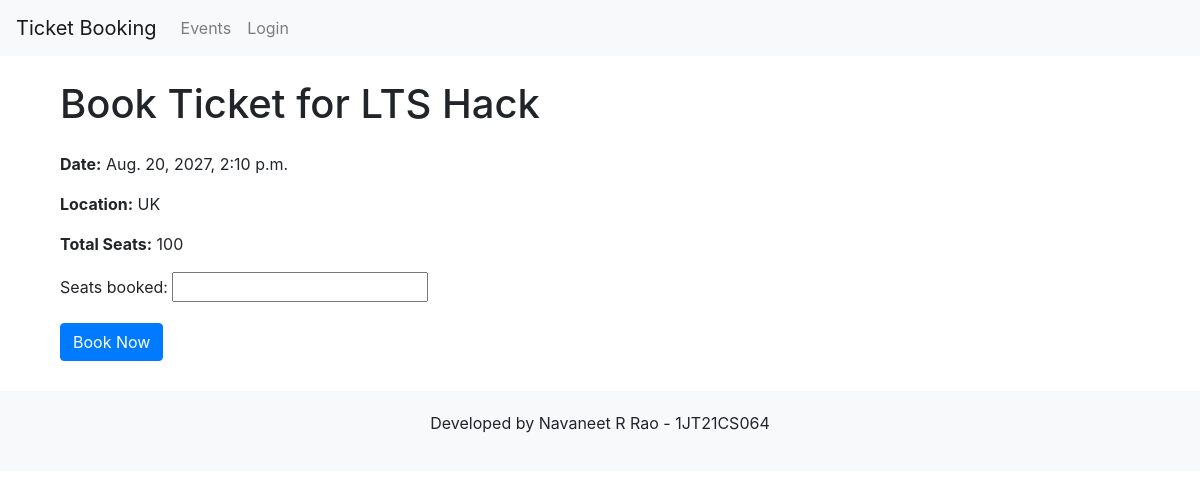
/book/2/, run on the app's committed database.
### booking/models.py (models this page shows, shortened)
class Event(models.Model):
    name = models.CharField(max_length=100)
    date = models.DateTimeField()
    location = models.CharField(max_length=255)
    total_seats = models.PositiveIntegerField()

### booking/views.py (the view)
# urls.py: path('book/<int:event_id>/', book_ticket, name='book_ticket'),
def book_ticket(request, event_id):
    event = get_object_or_404(Event, id=event_id)
    if request.method == 'POST':
        form = BookingForm(request.POST)
        if form.is_valid():
            booking = form.save(commit=False)
            booking.event = event
            booking.user = request.user
            booking.save()
            return redirect('my_bookings')  # Redirect to a page showing user's bookings
    else:
        form = BookingForm()
    return render(request, 'booking/book_ticket.html', {'form': form, 'event': event})

### booking/forms.py
class BookingForm(forms.ModelForm):
    class Meta:
        model = Booking
        fields = ['seats_booked']

### booking/templates/booking/book_ticket.html (shortened to what this page needs)
{% extends 'base.html' %}
{% block content %}
<div class="container">
  <h1 class="my-4">Book Ticket for {{ event.name }}</h1>
  <p><strong>Date:</strong> {{ event.date }}</p>
  <p><strong>Location:</strong> {{ event.location }}</p>
  <p><strong>Total Seats:</strong> {{ event.total_seats }}</p>
  <form method="post">
    <div class="form-group">
      {{ form.seats_booked.label_tag }}
      {{ form.seats_booked }}
    </div>
    <button type="submit" class="btn btn-primary">Book Now</button>
  </form>
</div>
{% endblock %}

### booking/templates/base.html (style rules this page uses)
body { padding-top: 56px; }

### data on the page
Event: name "LTS Hack", date "Aug. 20, 2027, 2:10 p.m.", location "UK", total_seats "100"
